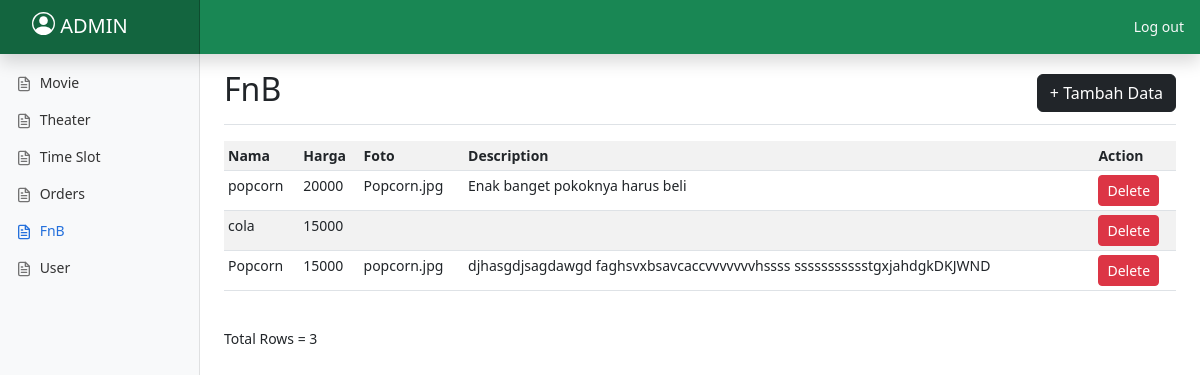
Page /crudfnb.php (signed in) on the committed database.
### tables this page shows
CREATE TABLE `user` (
  `userId` int(11) NOT NULL,
  `userName` varchar(255) NOT NULL,
  `password` varchar(255) NOT NULL,
  `status` int(3) DEFAULT NULL
);

CREATE TABLE `menulist` (
  `id_menu` varchar(50) NOT NULL,
  `nama_menu` varchar(50) NOT NULL,
  `harga` int(11) NOT NULL,
  `image` varchar(100) NOT NULL,
  `description` varchar(1000) NOT NULL
);

### crudfnb.php (the view, shortened to what this page needs)
<?php
include 'db.php';
?>
<!doctype html>
<html lang="en">
  <head>
<link href="css/bootstrap.min.css" rel="stylesheet">
    <link href="dashboard.css" rel="stylesheet">
  </head>
  <body>
<header class="navbar navbar-dark sticky-top bg-success flex-md-nowrap p-0 shadow">
  <a class="fs-5 navbar-brand col-md-3 col-lg-2 me-0 px-3 fs-6" href="#">
  <h4 class="fs-5 sidebar-heading d-flex justify-content-between align-items-center px-3 mb-1 text-uppercase">
          <span>
		  <?php
			$userId=$_SESSION['user'];
			$res=$conn->query("select * from user where userId='$userId';");
			$row=$res->fetch_object();
			echo "".$row->userName;
		  ?>
		  </span>
      </h4>
  </a>
  <div class="navbar-nav">
    <div class="nav-item text-nowrap">
      <a class="nav-link px-3 text-light" href="logout.php">Log out</a>
    </div>
  </div>
</header>
<div class="container-fluid">
  <div class="row">
    <nav id="sidebarMenu" class="col-md-3 col-lg-2 d-md-block bg-light sidebar collapse">
      <div class="position-sticky pt-3 sidebar-sticky">
	  <ul class="nav flex-column mb-2">
          <li class="nav-item">
            <a class="nav-link" href="adminpage.php">
              <span data-feather="file-text" class="align-text-bottom"></span>
              Movie
            </a>
          </li>
          <li class="nav-item">
            <a class="nav-link" href="crudtheater.php">
              <span data-feather="file-text" class="align-text-bottom"></span>
              Theater
            </a>
          </li>
          <li class="nav-item">
            <a class="nav-link" href="crudTimeSlot.php">
              <span data-feather="file-text" class="align-text-bottom"></span>
              Time Slot
            </a>
          </li>
          <li class="nav-item">
            <a class="nav-link" href="crudorders.php">
              <span data-feather="file-text" class="align-text-bottom"></span>
              Orders
            </a>
          </li>
          <li class="nav-item">
            <a class="nav-link active" href="crudfnb.php">
              <span data-feather="file-text" class="align-text-bottom"></span>
              FnB
            </a>
          </li>
          <li class="nav-item">
            <a class="nav-link" href="cruduser.php">
              <span data-feather="file-text" class="align-text-bottom"></span>
              User
            </a>
          </li>
        </ul>
      </div>
    </nav>
    <main class="col-md-9 ms-sm-auto col-lg-10 px-md-4">
      <div class="d-flex justify-content-between flex-wrap flex-md-nowrap align-items-center pt-3 pb-2 mb-3 border-bottom">
        <h1 class="h2">FnB</h1>
        <div class="btn-toolbar mb-2 mb-md-0">
          <div class="wrapper text-right">
				<button class="btn btn-dark" onclick="document.location.href='controller/addFnB.php'" > <span class='glyphicon'> </span>+ Tambah Data</button>
		  </div>
        </div>
      </div>
      <div class="table-responsive">
        <table class="table table-striped table-sm">
          <tr>
                <th>Nama</th>
                <th>Harga</th>
                <th>Foto</th>
                <th>Description</th>
                <th>Action</th>
            </tr>
            <?php
            require_once('db.php');
            $query = " SELECT * FROM menulist ORDER BY id_menu ";
            $result = $conn->query($query);
            while ($row = $result->fetch_object()){
                echo '<tr>';
                echo '<td>'.$row->nama_menu.'</td> ';
                echo '<td>'.$row->harga.'</td> ';
                echo '<td>'.$row->image.'</td>';
                echo '<td>'.$row->description.'</td>';
                echo '<td>
                        <a class="btn btn-danger btn-sm" href="delete_fnb.php?id='.$row->id_menu.'">Delete</a>
                        </td>';
                echo '</tr>';
            }
            echo '</table>';
            echo '<br />';
            echo 'Total Rows = '.$result->num_rows;
            ?>
      </div>
    </main>
  </div>
</div>
  </body>
</html>

### dashboard.css (style rules this page uses)
body { font-size: .875rem; }
.feather { width: 16px; height: 16px; }
.sidebar { position: fixed; top: 0; bottom: 0; left: 0; z-index: 100; padding: 48px 0 0; box-shadow: inset -1px 0 0 rgba(0, 0, 0, .1); }
.sidebar-sticky { height: calc(100vh - 48px); overflow-x: hidden; overflow-y: auto; }
.sidebar .nav-link { font-weight: 500; color: #333; }
.sidebar .nav-link .feather { margin-right: 4px; color: #727272; }
.sidebar .nav-link.active { color: #2470dc; }
.sidebar .nav-link:hover .feather, .sidebar .nav-link.active .feather { color: inherit; }
.sidebar-heading { font-size: .75rem; }
.navbar-brand { padding-top: .75rem; padding-bottom: .75rem; background-color: rgba(0, 0, 0, .25); box-shadow: inset -1px 0 0 rgba(0, 0, 0, .25); }

### crudfnb.php (style rules this page uses)
.bi { vertical-align: -.125em; fill: currentColor; }

### rows in the picture
user: userName "ADMIN"
menulist: nama_menu "popcorn", harga "20000", image "Popcorn.jpg", description "Enak banget pokoknya harus beli"
menulist: nama_menu "cola", harga "15000"
menulist: nama_menu "Popcorn", harga "15000", image "popcorn.jpg", description "djhasgdjsagdawgd faghsvxbsavcaccvvvvvvvhssss ssssssssssstgxjahdgkDKJWND"

### other values in the picture
$result->num_rows "3"
